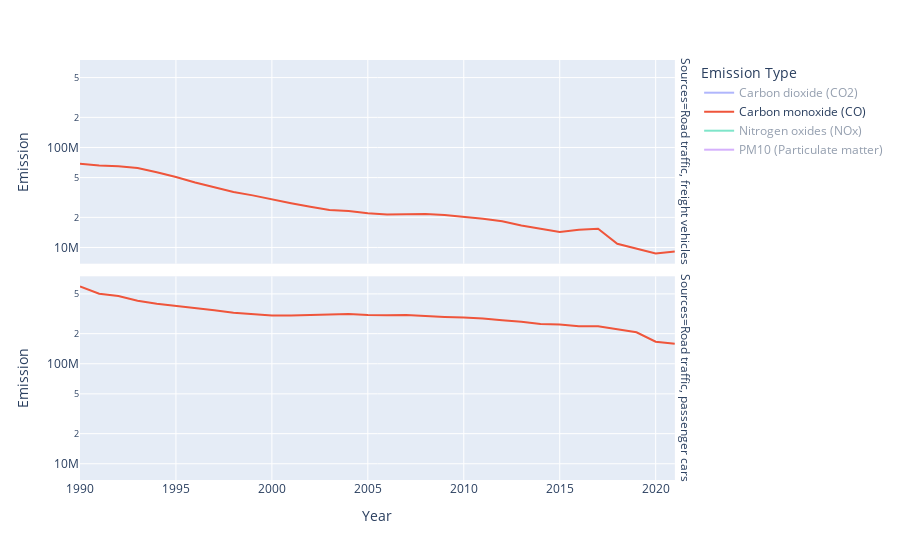

Notebook code cell kept with this figure:
### Code cell
px.line(vehicle_data, x="Year", y="Emission", color="Emission Type", facet_row="Sources", log_y=True, height=600)

### Figure 1 — Plotly figure (JSON) as saved in the notebook; plotly's stock layout.template omitted (floating-point values rounded to 4 significant figures)
{"data": [{"hovertemplate": "Emission Type=Carbon dioxide (CO2)<br>Sources=Road traffic, freight vehicles<br>Year=%{x}<br>Emission=%{y}<extra></extra>", "legendgroup": "Carbon dioxide (CO2)", "line": {"color": "#636efa", "dash": "solid"}, "marker": {"symbol": "circle"}, "mode": "lines", "name": "Carbon dioxide (CO2)", "orientation": "v", "showlegend": true, "type": "scatter", "visible": "legendonly", "x": [1990, 1991, 1992, 1993, 1994, 1995, 1996, 1997, 1998, 1999, 2000, 2001, 2002, 2003, 2004, 2005, 2006, 2007, 2008, 2009, 2010, 2011, 2012, 2013, 2014, 2015, 2016, 2017, 2018, 2019, 2020, 2021], "xaxis": "x2", "y": [7600000000, 7900000000, 8400000000, 8500000000, 8500000000, 8600000000, 8600000000, 8800000000, 9100000000, 9800000000, 9700000000, 9800000000, 9800000000, 9900000000, 10100000000, 10200000000, 10200000000, 10300000000, 10600000000, 10400000000, 10400000000, 10100000000, 9900000000, 9500000000, 9400000000, 9800000000, 10200000000, 10400000000, 10600000000, 10700000000, 10600000000, 11000000000], "yaxis": "y2"}, {"hovertemplate": "Emission Type=Carbon dioxide (CO2)<br>Sources=Road traffic, passenger cars<br>Year=%{x}<br>Emission=%{y}<extra></extra>", "legendgroup": "Carbon dioxide (CO2)", "line": {"color": "#636efa", "dash": "solid"}, "marker": {"symbol": "circle"}, "mode": "lines", "name": "Carbon dioxide (CO2)", "orientation": "v", "showlegend": false, "type": "scatter", "visible": "legendonly", "x": [1990, 1991, 1992, 1993, 1994, 1995, 1996, 1997, 1998, 1999, 2000, 2001, 2002, 2003, 2004, 2005, 2006, 2007, 2008, 2009, 2010, 2011, 2012, 2013, 2014, 2015, 2016, 2017, 2018, 2019, 2020, 2021], "xaxis": "x", "y": [15500000000, 15400000000, 16100000000, 15900000000, 16300000000, 16100000000, 16300000000, 16700000000, 17000000000, 17700000000, 17800000000, 18000000000, 18400000000, 18600000000, 19100000000, 18800000000, 18800000000, 18600000000, 18300000000, 18100000000, 18000000000, 17900000000, 17600000000, 17400000000, 17200000000, 17300000000, 17600000000, 17700000000, 17800000000, 17600000000, 14600000000, 14800000000], "yaxis": "y"}, {"hovertemplate": "Emission Type=Carbon monoxide (CO)<br>Sources=Road traffic, freight vehicles<br>Year=%{x}<br>Emission=%{y}<extra></extra>", "legendgroup": "Carbon monoxide (CO)", "line": {"color": "#EF553B", "dash": "solid"}, "marker": {"symbol": "circle"}, "mode": "lines", "name": "Carbon monoxide (CO)", "orientation": "v", "showlegend": true, "type": "scatter", "visible": true, "x": [1990, 1991, 1992, 1993, 1994, 1995, 1996, 1997, 1998, 1999, 2000, 2001, 2002, 2003, 2004, 2005, 2006, 2007, 2008, 2009, 2010, 2011, 2012, 2013, 2014, 2015, 2016, 2017, 2018, 2019, 2020, 2021], "xaxis": "x2", "y": [68600000, 66200000, 65000000, 62300000, 56500000, 50700000, 44700000, 39800000, 35800000, 33200000.0, 30100000, 27700000, 25500000, 23700000, 23100000, 22000000, 21400000, 21500000, 21600000, 21100000, 20300000, 19400000, 18300000, 16600000.0, 15400000, 14300000, 15000000, 15400000, 10900000, 9700000, 8700000, 9100000], "yaxis": "y2"}, {"hovertemplate": "Emission Type=Carbon monoxide (CO)<br>Sources=Road traffic, passenger cars<br>Year=%{x}<br>Emission=%{y}<extra></extra>", "legendgroup": "Carbon monoxide (CO)", "line": {"color": "#EF553B", "dash": "solid"}, "marker": {"symbol": "circle"}, "mode": "lines", "name": "Carbon monoxide (CO)", "orientation": "v", "showlegend": false, "type": "scatter", "visible": true, "x": [1990, 1991, 1992, 1993, 1994, 1995, 1996, 1997, 1998, 1999, 2000, 2001, 2002, 2003, 2004, 2005, 2006, 2007, 2008, 2009, 2010, 2011, 2012, 2013, 2014, 2015, 2016, 2017, 2018, 2019, 2020, 2021], "xaxis": "x", "y": [592800000, 502600000, 475400000, 427000000, 398200000, 379500000, 364500000, 342400000, 323800000, 316100000, 303400000, 304600000, 309700000, 313100000, 314900000, 307800000, 305200000, 308200000, 300000000, 294300000, 289900000, 283300000, 271900000, 262800000, 249500000, 246700000, 236800000, 237600000, 221500000, 206400000, 166100000, 159000000], "yaxis": "y"}, {"hovertemplate": "Emission Type=Nitrogen oxides (NOx)<br>Sources=Road traffic, freight vehicles<br>Year=%{x}<br>Emission=%{y}<extra></extra>", "legendgroup": "Nitrogen oxides (NOx)", "line": {"color": "#00cc96", "dash": "solid"}, "marker": {"symbol": "circle"}, "mode": "lines", "name": "Nitrogen oxides (NOx)", "orientation": "v", "showlegend": true, "type": "scatter", "visible": "legendonly", "x": [1990, 1991, 1992, 1993, 1994, 1995, 1996, 1997, 1998, 1999, 2000, 2001, 2002, 2003, 2004, 2005, 2006, 2007, 2008, 2009, 2010, 2011, 2012, 2013, 2014, 2015, 2016, 2017, 2018, 2019, 2020, 2021], "xaxis": "x2", "y": [104600000, 108200000, 110100000, 105300000, 98900000, 95100000, 89300000, 86300000, 84500000, 87600000, 86400000, 85200000, 83600000, 82800000, 83500000, 84500000, 84300000, 85200000, 84200000, 79400000, 75000000, 71100000, 66500000, 60700000, 56900000, 55000000, 53100000, 50100000, 46200000, 42400000, 38400000, 37000000], "yaxis": "y2"}, {"hovertemplate": "Emission Type=Nitrogen oxides (NOx)<br>Sources=Road traffic, passenger cars<br>Year=%{x}<br>Emission=%{y}<extra></extra>", "legendgroup": "Nitrogen oxides (NOx)", "line": {"color": "#00cc96", "dash": "solid"}, "marker": {"symbol": "circle"}, "mode": "lines", "name": "Nitrogen oxides (NOx)", "orientation": "v", "showlegend": false, "type": "scatter", "visible": "legendonly", "x": [1990, 1991, 1992, 1993, 1994, 1995, 1996, 1997, 1998, 1999, 2000, 2001, 2002, 2003, 2004, 2005, 2006, 2007, 2008, 2009, 2010, 2011, 2012, 2013, 2014, 2015, 2016, 2017, 2018, 2019, 2020, 2021], "xaxis": "x", "y": [142700000, 130400000, 121900000, 109300000, 100600000, 91200000, 86200000, 79500000, 73800000, 70100000, 63000000, 57500000, 53100000, 49500000, 46900000, 43300000, 40900000, 39100000, 36700000, 34400000, 33300000.0, 32900000, 32100000, 30900000, 29700000, 30200000, 28900000, 29200000, 27600000, 25700000, 19600000, 19100000], "yaxis": "y"}, {"hovertemplate": "Emission Type=PM10 (Particulate matter)<br>Sources=Road traffic, freight vehicles<br>Year=%{x}<br>Emission=%{y}<extra></extra>", "legendgroup": "PM10 (Particulate matter)", "line": {"color": "#ab63fa", "dash": "solid"}, "marker": {"symbol": "circle"}, "mode": "lines", "name": "PM10 (Particulate matter)", "orientation": "v", "showlegend": true, "type": "scatter", "visible": "legendonly", "x": [1990, 1991, 1992, 1993, 1994, 1995, 1996, 1997, 1998, 1999, 2000, 2001, 2002, 2003, 2004, 2005, 2006, 2007, 2008, 2009, 2010, 2011, 2012, 2013, 2014, 2015, 2016, 2017, 2018, 2019, 2020, 2021], "xaxis": "x2", "y": [8800000, 8900000, 8800000, 8300000.0, 7600000, 7000000, 6400000, 5900000, 5600000, 5600000, 5400000, 5200000, 4800000, 4500000, 4400000, 4200000, 3900000, 3700000, 3500000, 3100000, 2800000, 2600000, 2300000, 2000000, 1900000, 1800000, 1800000, 1700000, 1600000, 1500000, 1500000, 1500000], "yaxis": "y2"}, {"hovertemplate": "Emission Type=PM10 (Particulate matter)<br>Sources=Road traffic, passenger cars<br>Year=%{x}<br>Emission=%{y}<extra></extra>", "legendgroup": "PM10 (Particulate matter)", "line": {"color": "#ab63fa", "dash": "solid"}, "marker": {"symbol": "circle"}, "mode": "lines", "name": "PM10 (Particulate matter)", "orientation": "v", "showlegend": false, "type": "scatter", "visible": "legendonly", "x": [1990, 1991, 1992, 1993, 1994, 1995, 1996, 1997, 1998, 1999, 2000, 2001, 2002, 2003, 2004, 2005, 2006, 2007, 2008, 2009, 2010, 2011, 2012, 2013, 2014, 2015, 2016, 2017, 2018, 2019, 2020, 2021], "xaxis": "x", "y": [6900000, 6200000, 6000000, 5500000, 5300000, 5000000, 4800000, 4600000, 4500000, 4500000, 4400000, 4200000, 4000000, 3900000, 3800000, 3700000, 3600000, 3500000, 3300000, 3100000, 3000000, 2900000, 2700000, 2500000, 2400000, 2400000, 2300000, 2300000, 2300000, 2200000, 1800000, 1900000], "yaxis": "y"}], "layout": {"annotations": [{"font": {}, "showarrow": false, "text": "Sources=Road traffic, passenger cars", "textangle": 90, "x": 0.98, "xanchor": "left", "xref": "paper", "y": 0.2425, "yanchor": "middle", "yref": "paper"}, {"font": {}, "showarrow": false, "text": "Sources=Road traffic, freight vehicles", "textangle": 90, "x": 0.98, "xanchor": "left", "xref": "paper", "y": 0.7575, "yanchor": "middle", "yref": "paper"}], "autosize": true, "legend": {"title": {"text": "Emission Type"}, "tracegroupgap": 0}, "margin": {"t": 60}, "xaxis": {"anchor": "y", "autorange": true, "domain": [0, 0.98], "range": [1990, 2021], "title": {"text": "Year"}, "type": "linear"}, "xaxis2": {"anchor": "y2", "autorange": true, "domain": [0, 0.98], "matches": "x", "range": [1990, 2021], "showticklabels": false, "type": "linear"}, "yaxis": {"anchor": "x", "autorange": true, "domain": [0, 0.485], "range": [6.838, 8.875], "title": {"text": "Emission"}, "type": "log"}, "yaxis2": {"anchor": "x2", "autorange": true, "domain": [0.515, 1], "matches": "y", "range": [6.838, 8.875], "title": {"text": "Emission"}, "type": "log"}}}
